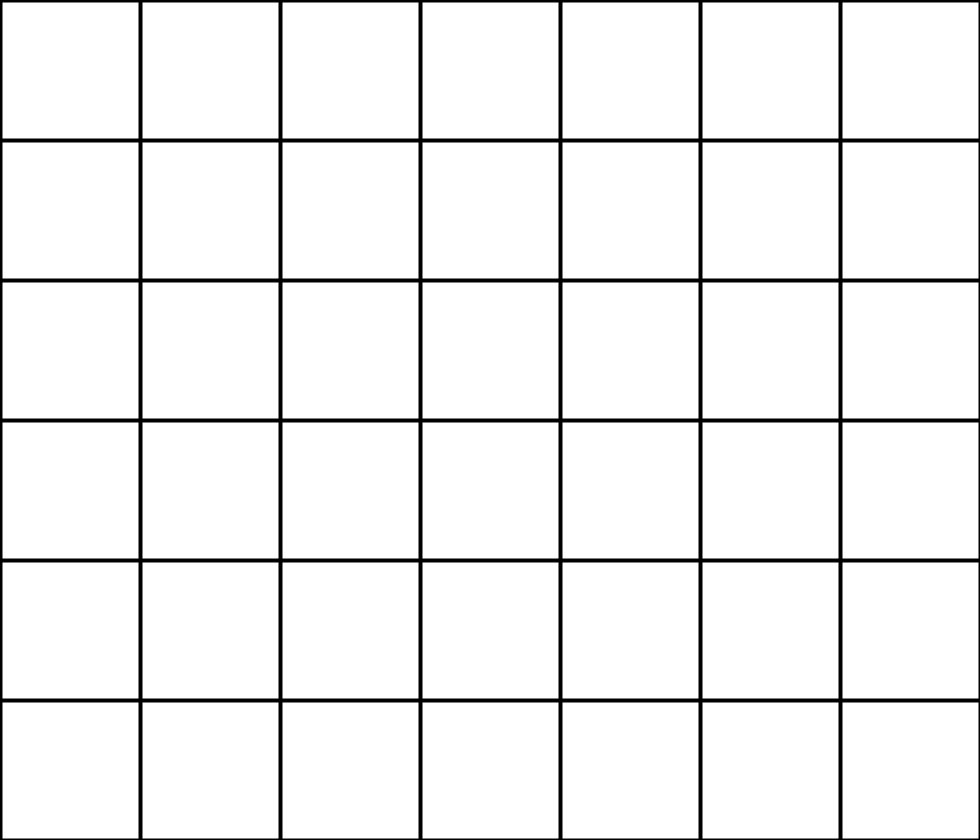
Frame 1 (no input)
Frame 60 (the mouse pressed at the canvas centre just before this capture): identical to frame 1, image omitted
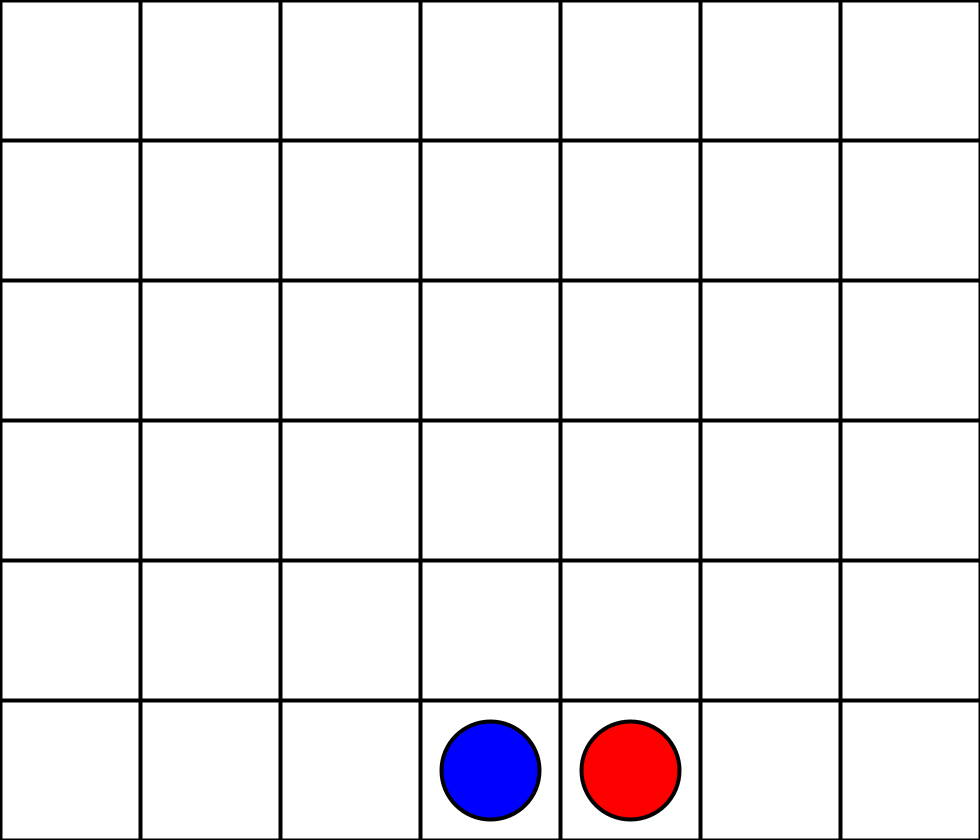
Frame 120 (the mouse held since frame 60 and released just before this capture)

The Processing sketch that drew these frames (run headless with seeded random() and noise(); from frame 60 on, the mouse is pressed at the canvas centre):

// Processing sketch: Connect4_ver5
// ── Connect4_ver5.pde
//Amount of players (max 8)
int playerAmount=2;

//Player piece colors
color[] colorList = new color[8];

// Objects
Base myBase;
WinCons win;
Piece[] playerPieces = new Piece[playerAmount];

//Global variables

//True if the mouse is pressed
boolean pressMouse=false;

//True if the game is over. False if the game is still going
boolean gameOver=false;

//Player turn, The turn that is shown (not 0 based), and the previous turn.
int playerTurn;
int playerTurnShow;
int prevTurn;

//Length of rows and columns in the array of spaces on the board
int rowLength = 7*1;
int columnLength = 6*1;

//1 if a piece is placed on a space otherwise 0
int[][][] takenBy = new int [playerAmount][rowLength][columnLength];

//1 if if a winning move can be made on a space otherwise
int[][][] canWin = new int [playerAmount][rowLength][columnLength];

//Keeps track of the amount of pieces in each column
int[] columnStackNum = new int [rowLength];

//ArrayList of legal moves for the computer to pick from
ArrayList<Integer> legalMoves = new ArrayList();

//Amount of legal moves left
int legalMovesLeft = rowLength;

//sum used to check if it's a draw
int sum;
int sumMax = rowLength * columnLength ;


void setup() {
  size(700+70*4, 600+60*4);
  //Nothing has been placed yet
  for (int k = 0; k < playerAmount; k++) {
    for (int i = 0; i < rowLength; i++) {
      for (int j = 0; j < columnLength; j++) {
        takenBy[k][i][j] = 0;
        canWin[k][i][j] = 0;
      }
    }
  }

  //columnStuckNum is 0 and legalMoves are added to ArrayList
  for (int i = 0; i < columnStackNum.length; i++) {
    columnStackNum[i] = 0;
    legalMoves.add(i);
  }

  //Player piece colors
  colorList[0]=color(0, 0, 255);
  colorList[1]=color(255, 0, 0);
  colorList[2]=color(0, 255, 0);
  colorList[3]=color(0, 255, 255);
  colorList[4]=color(255, 0, 255);
  colorList[5]=color(255, 255, 0);
  colorList[6]=color(255, 140, 0);
  colorList[7]=color(34, 139, 34);

  // Initialize objects
  myBase = new Base();
  win = new WinCons();

  playerPieces[0] = new Piece(0, colorList[0], true);
  for (int k=1; k < playerAmount; k++) {
    playerPieces[k] = new Piece(k, colorList[k], false);
  }

  // Initialize turn counters
  prevTurn = -1;
  playerTurn=0;
  playerTurnShow=1;
}

void draw() {
  //White background
  background(255);
  //Displays base
  myBase.display();


  for (int k = 0; k < playerAmount; k++) {

    //Prints which player's turn it is 
    if (!gameOver && prevTurn!=playerTurn) {
      println(myBase.newTurnMsg());
    }
    
    //Finds winningmoves
    for (int g = 0; g < playerAmount; g++) {
      win.spotWinHorizontal(g);
      win.spotWinVertical(g);
      win.spotWinDiagonal(g);
    }

    //Removes illegal moves from ArrayList
    playerPieces[k].removeIllegalMoves();
    
    //Used by computer player to place piece
    playerPieces[k].placedByComputer(k);
    
    //Used by human player to place piece
    playerPieces[k].place();
    
    //Displays pieces that are placed
    playerPieces[k].display();



    //win conditions
    win.checkWinConsHorizontal(k);
    win.checkWinConsVertical(k);
    win.checkWinConsDiagonal(k);
    win.checkWinConsDraw();



    //Stops void draw() when the game is over
    if (gameOver) {
      noLoop();
    }
  }
}

//pressMouse true if mouse is pressed
void mousePressed() {
  if (!gameOver) {
    pressMouse=true;
  }
}

// ── Base.pde
class Base {

  // Display base
  void display() {

    strokeWeight(4);

    //grid
    for (int i=1; i < rowLength; i++) {
      line(i*width/rowLength, 0, i*width/rowLength, height);
    }
    for (int i=1; i < columnLength; i++) {
      line(0, i*height/columnLength, width, i*height/columnLength);
    }

    //frame
    line(0, 0, 0, height);
    line(0, 0, width, 0);
    line(0, height, width, height);
    line(width, 0, width, height);
  }

  //Returns string that is printed in main and tells which player's turn it is
  String newTurnMsg() {

    prevTurn=playerTurn;

    return "It's player "+playerTurnShow+"'s turn.";
  }
}

// ── Piece.pde
class Piece {

  //x and y positions of all pieces
  float[][] xpos = new float [rowLength][columnLength];
  float[][] ypos = new float [rowLength][columnLength];

  //Player info
  int playerNum;
  color playerColor;
  boolean isHuman;

  //Variables used by computer to place pieces
  int randNum;
  int canWinSum;
  int theyCanWinSum;
  boolean onlyOneWin;

  //Size of a piece
  float pieceSize = min(width/(rowLength+3), width/(columnLength+3));


  //Constructor
  Piece(int playerNum, color playerColor, boolean isHuman) {
    //x and y position for center of each space on the board
    for (int j = 0; j < columnLength; j++) {
      for (int i = 0; i < rowLength; i++) {
        xpos[i][j] = (2*i+1)*width/(2*rowLength);
      }
    }

    for (int i = 0; i < rowLength; i++) {
      for (int j = 0; j < columnLength; j++) {
        ypos[i][j] = (2*j+1)*height/(2*columnLength);
      }
    }

    this.playerColor=playerColor;
    this.playerNum=playerNum;
    this.isHuman=isHuman;
  }

  //Displays pieces that are placed
  void display() {
    for (int k = 0; k < playerAmount; k++) {
      for (int i = 0; i < rowLength; i++) {
        for (int j = 0; j < columnLength; j++) {
          if (takenBy[k][i][j]==1 && playerNum==k) {
            fill(playerColor);
            ellipse(xpos[i][j], ypos[i][j], pieceSize, pieceSize);
          }
        }
      }
    }
  }

  //Used by human player to place piece
  // If mouse is pressed in an available column -> place piece

  void place() {
    // Place a player 1 piece if available space in column
    for (int k=0; k < playerAmount; k++) {
      if (this.isHuman==true && this.playerNum==k && playerTurn==k) {
        for (int i = 0; i < rowLength; i++) {
          if ((i*width/rowLength<mouseX) && (mouseX<((i+1)*width/rowLength)) && pressMouse && columnStackNum[i] < columnLength ) {
            takenBy[k][i][columnLength-1-columnStackNum[i]] = 1;

            for (int kk = 0; kk < playerAmount; kk++) {
              canWin[kk][i][columnLength-1-columnStackNum[i]]=0;
            }

            columnStackNum[i]+=1;
            playerTurn = (playerTurn + 1) % playerAmount;
            playerTurnShow = playerTurn + 1;
            pressMouse = false;
          } else if ((i*width/rowLength<mouseX) && (mouseX<((i+1)*width/rowLength)) && pressMouse && columnStackNum[i] >= columnLength ) {
            pressMouse = false;
          }
        }
      }
    }
  }


  //Removes illegal moves from ArrayList
  void removeIllegalMoves() {
    for (int i=0; i < rowLength; i++) {
      for (int j=0; j < legalMovesLeft; j++) {
        if (columnStackNum[i] == columnLength  && legalMoves.get(j)==i) {
          columnStackNum[i]+=1;
          legalMovesLeft -= 1;
          legalMoves.remove(j);
        }
      }
    }
  }


  //Used by computer player to place piece

  //Priority 1: Make winning move
  //Priority 2: Block other player's winning move
  //Otherwise make random legal move

  void placedByComputer(int k) {

    canWinSum=0;
    theyCanWinSum=0;
    for (int i = 0; i < rowLength; i++) {
      for (int j = 0; j < columnLength; j++) {
        canWinSum+=canWin[k][i][j];
        for (int kk=0; kk < playerAmount; kk++) {
          theyCanWinSum+=canWin[kk][i][j];
        }
      }
    }

    if (this.isHuman==false && this.playerNum==k && playerTurn==k && !gameOver) {
      //println(legalMoves);
      if (legalMoves.isEmpty()) {
        println("List is empty");
      }

      //Priority 1
      else if (canWinSum>0) {
        //println("Hihi");
        onlyOneWin=true;
        for (int i = 0; i < rowLength; i++) {
          for (int j = 0; j < columnLength; j++) {
            if (canWin[k][i][j]==1 && onlyOneWin) {
              takenBy[k][i][j]=1;
              for (int kk = 0; kk < playerAmount; kk++) {
                canWin[kk][i][j]=0;
              }
              onlyOneWin=false;
              columnStackNum[i]+=1;
              playerTurn = (playerTurn + 1) % playerAmount;
              playerTurnShow = playerTurn + 1;
            }
          }
        }
      }

      //Priority 2
      else if (theyCanWinSum>0) {
        //println("Haha");
        onlyOneWin=true;

        //Players right after first
        for (int c=k+1; c < playerAmount; c++) {
          for (int i = 0; i < rowLength; i++) {
            for (int j = 0; j < columnLength; j++) {
              if (canWin[c][i][j]==1 && onlyOneWin) {
                takenBy[k][i][j]=1;
                for (int kk = 0; kk < playerAmount; kk++) {
                  canWin[kk][i][j]=0;
                }
                onlyOneWin=false;
                columnStackNum[i]+=1;
                playerTurn = (playerTurn + 1) % playerAmount;
                playerTurnShow = playerTurn + 1;
              }
            }
          }
        }

        //Rest of the players
        for (int c=0; c < k; c++) {
          for (int i = 0; i < rowLength; i++) {
            for (int j = 0; j < columnLength; j++) {
              if (canWin[c][i][j]==1 && onlyOneWin) {
                takenBy[k][i][j]=1;
                for (int kk = 0; kk < playerAmount; kk++) {
                  canWin[kk][i][j]=0;
                }
                onlyOneWin=false;
                columnStackNum[i]+=1;
                playerTurn = (playerTurn + 1) % playerAmount;
                playerTurnShow = playerTurn + 1;
              }
            }
          }
        }

        //Otherwise random
      } else if (!legalMoves.isEmpty()) {
        //println("This is random");
        randNum = legalMoves.get((int) random(0, legalMovesLeft));
        takenBy[k][randNum][columnLength-1-columnStackNum[randNum]] = 1;

        for (int kk = 0; kk < playerAmount; kk++) {
          canWin[kk][randNum][columnLength-1-columnStackNum[randNum]]=0;
        }

        columnStackNum[randNum]+=1;
        playerTurn = (playerTurn + 1) % playerAmount;
        playerTurnShow = playerTurn + 1;
        //println("It's player "+playerTurnShow+"'s turn.");
      }
    }
  }


  //Make a line. Method is used if we connect 4 pieces
  void makeLine(int p1x, int p1y, int p2x, int p2y) {
    strokeWeight(20);
    line(xpos[p1x][p1y], ypos[p1x][p1y], xpos[p2x][p2y], ypos[p2x][p2y]);
    strokeWeight(4);
  }
}

// ── WinCons.pde
class WinCons {


  //win conditions

  //horizontal
  void checkWinConsHorizontal(int k) {
    for (int i = 0; i < rowLength-3; i++) {
      for (int j = 0; j < columnLength; j++) {
        if (takenBy[k][i][j]==1 && takenBy[k][i+1][j]==1 && takenBy[k][i+2][j]==1 && takenBy[k][i+3][j]==1 && !gameOver) {
          gameOver=true;
          playerTurnShow=k+1;
          println("Player "+playerTurnShow+" wins!");
          playerPieces[k].makeLine(i, j, i+3, j);
        }
      }
    }
  }


  //vertical
  void checkWinConsVertical(int k) {
    for (int i = 0; i < rowLength; i++) {
      for (int j = 0; j < columnLength-3; j++) {
        if (takenBy[k][i][j]==1 && takenBy[k][i][j+1]==1 && takenBy[k][i][j+2]==1 && takenBy[k][i][j+3]==1 && !gameOver) {
          gameOver=true;
          playerTurnShow=k+1;
          println("Player "+playerTurnShow+" wins!");
          playerPieces[k].makeLine(i, j, i, j+3);
        }
      }
    }
  }

  //diagonal
  void checkWinConsDiagonal(int k) {
    // "\"
    for (int i = 0; i < rowLength-3; i++) {
      for (int j = 0; j < columnLength-3; j++) {
        if (takenBy[k][i][j]==1 && takenBy[k][i+1][j+1]==1 && takenBy[k][i+2][j+2]==1 && takenBy[k][i+3][j+3]==1 && !gameOver) {
          gameOver=true;
          playerTurnShow=k+1;
          println("Player "+playerTurnShow+" wins!");
          playerPieces[k].makeLine(i, j, i+3, j+3);
        }
      }
    }
    // "/"
    for (int i = 0; i < rowLength-3; i++) {
      for (int j = 0; j < columnLength-3; j++) {
        if (takenBy[k][i+3][j]==1 && takenBy[k][i+2][j+1]==1 && takenBy[k][i+1][j+2]==1 && takenBy[k][i][j+3]==1 && !gameOver) {
          gameOver=true;
          playerTurnShow=k+1;
          println("Player "+playerTurnShow+" wins!");
          playerPieces[k].makeLine(i+3, j, i, j+3);
        }
      }
    }
  }


  //draw
  void checkWinConsDraw() {
    sum=0;
    for (int k = 0; k < playerAmount; k++) {
      for (int i = 0; i < rowLength; i++) {
        for (int j = 0; j < columnLength; j++) {
          sum+=takenBy[k][i][j];
        }
      }
    }
    if (sum==sumMax && !gameOver) {
      gameOver=true;
      println("It's a draw!");
    }
  }



  //Spot win

  //horizontal
  void spotWinHorizontal(int k) {
    for (int i = 0; i < rowLength-3; i++) {
      for (int j = 0; j < columnLength; j++) {
        if (takenBy[k][i][j]==0 && takenBy[k][i+1][j]==1 && takenBy[k][i+2][j]==1 && takenBy[k][i+3][j]==1 && columnStackNum[i]==columnLength-j-1 && !gameOver) {
          canWin[k][i][j]=1;
        }
        if (takenBy[k][i][j]==1 && takenBy[k][i+1][j]==0 && takenBy[k][i+2][j]==1 && takenBy[k][i+3][j]==1 && columnStackNum[i+1]==columnLength-j-1 && !gameOver) {
          canWin[k][i+1][j]=1;
        }
        if (takenBy[k][i][j]==1 && takenBy[k][i+1][j]==1 && takenBy[k][i+2][j]==0 && takenBy[k][i+3][j]==1 && columnStackNum[i+2]==columnLength-j-1 && !gameOver) {
          canWin[k][i+2][j]=1;
        }
        if (takenBy[k][i][j]==1 && takenBy[k][i+1][j]==1 && takenBy[k][i+2][j]==1 && takenBy[k][i+3][j]==0 && columnStackNum[i+3]==columnLength-j-1 && !gameOver) {
          canWin[k][i+3][j]=1;
        }
      }
    }
  }

  //vertical
  void spotWinVertical(int k) {
    for (int i = 0; i < rowLength; i++) {
      for (int j = 0; j < columnLength-3; j++) {
        if (takenBy[k][i][j]==0 && takenBy[k][i][j+1]==1 && takenBy[k][i][j+2]==1 && takenBy[k][i][j+3]==1 && columnStackNum[i]==columnLength-j-1 && !gameOver) {
          canWin[k][i][j]=1;
        }
        if (takenBy[k][i][j]==1 && takenBy[k][i][j+1]==0 && takenBy[k][i][j+2]==1 && takenBy[k][i][j+3]==1 && columnStackNum[i]==columnLength-j-1-1 && !gameOver) {
          canWin[k][i][j+1]=1;
        }
        if (takenBy[k][i][j]==1 && takenBy[k][i][j+1]==1 && takenBy[k][i][j+2]==0 && takenBy[k][i][j+3]==1 && columnStackNum[i]==columnLength-j-2-1 && !gameOver) {
          canWin[k][i][j+2]=1;
        }
        if (takenBy[k][i][j]==1 && takenBy[k][i][j+1]==1 && takenBy[k][i][j+2]==1 && takenBy[k][i][j+3]==0 && columnStackNum[i]==columnLength-j-3-1 && !gameOver) {
          canWin[k][i][j+3]=1;
        }
      }
    }
  }

  //diagonal
  void spotWinDiagonal(int k) {
    // "\"
    for (int i = 0; i < rowLength-3; i++) {
      for (int j = 0; j < columnLength-3; j++) {
        if (takenBy[k][i][j]==0 && takenBy[k][i+1][j+1]==1 && takenBy[k][i+2][j+2]==1 && takenBy[k][i+3][j+3]==1 && columnStackNum[i]==columnLength-j-1 && !gameOver) {
          canWin[k][i][j]=1;
        }
        if (takenBy[k][i][j]==1 && takenBy[k][i+1][j+1]==0 && takenBy[k][i+2][j+2]==1 && takenBy[k][i+3][j+3]==1 && columnStackNum[i+1]==columnLength-j-1-1 && !gameOver) {
          canWin[k][i+1][j+1]=1;
        }
        if (takenBy[k][i][j]==1 && takenBy[k][i+1][j+1]==1 && takenBy[k][i+2][j+2]==0 && takenBy[k][i+3][j+3]==1 && columnStackNum[i+2]==columnLength-j-2-1 && !gameOver) {
          canWin[k][i+2][j+2]=1;
        }
        if (takenBy[k][i][j]==1 && takenBy[k][i+1][j+1]==1 && takenBy[k][i+2][j+2]==1 && takenBy[k][i+3][j+3]==0 && columnStackNum[i+3]==columnLength-j-3-1 && !gameOver) {
          canWin[k][i+3][j+3]=1;
        }
      }
    }
    // "/"
    for (int i = 0; i < rowLength-3; i++) {
      for (int j = 0; j < columnLength-3; j++) {
        if (takenBy[k][i+3][j]==0 && takenBy[k][i+2][j+1]==1 && takenBy[k][i+1][j+2]==1 && takenBy[k][i][j+3]==1 && columnStackNum[i+3]==columnLength-j-1 && !gameOver) {
          canWin[k][i+3][j]=1;
        }
        if (takenBy[k][i+3][j]==1 && takenBy[k][i+2][j+1]==0 && takenBy[k][i+1][j+2]==1 && takenBy[k][i][j+3]==1 && columnStackNum[i+2]==columnLength-j-1-1 && !gameOver) {
          canWin[k][i+2][j+1]=1;
        }
        if (takenBy[k][i+3][j]==1 && takenBy[k][i+2][j+1]==1 && takenBy[k][i+1][j+2]==0 && takenBy[k][i][j+3]==1 && columnStackNum[i+1]==columnLength-j-2-1 && !gameOver) {
          canWin[k][i+1][j+2]=1;
        }
        if (takenBy[k][i+3][j]==1 && takenBy[k][i+2][j+1]==1 && takenBy[k][i+1][j+2]==1 && takenBy[k][i][j+3]==0 && columnStackNum[i]==columnLength-j-3-1 && !gameOver) {
          canWin[k][i][j+3]=1;
        }
      }
    }
  }
}
